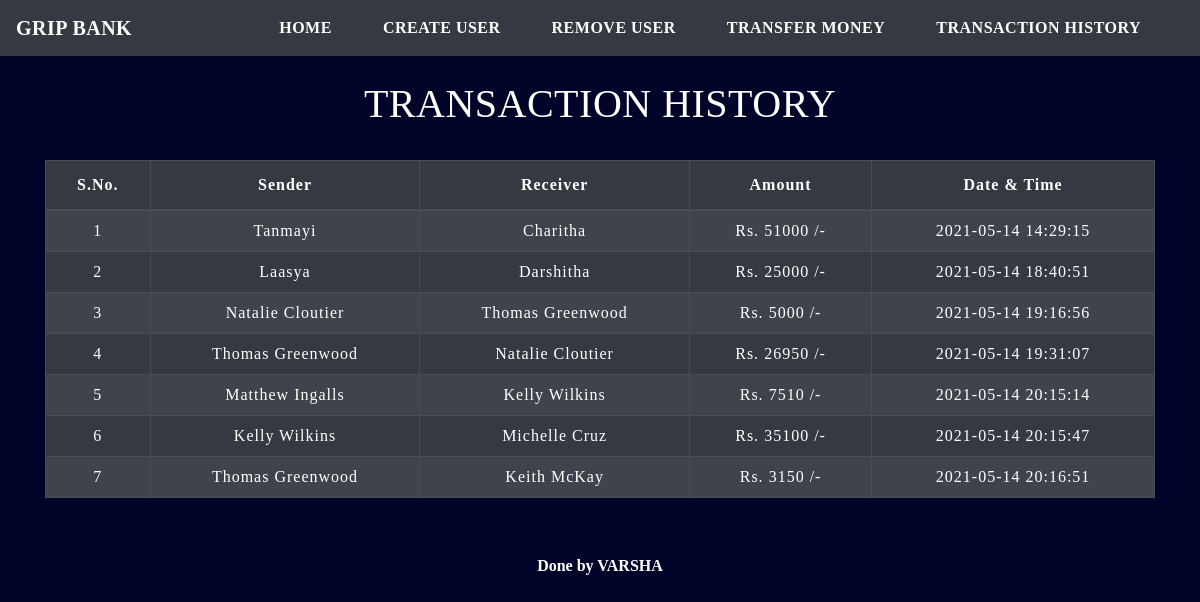
The page /transactionhistory.php on the database its author committed.
### tables this page shows
CREATE TABLE `transaction` (
  `sno` int(3) NOT NULL,
  `sender` text NOT NULL,
  `receiver` text NOT NULL,
  `balance` int(8) NOT NULL,
  `datetime` datetime NOT NULL DEFAULT CURRENT_TIMESTAMP
);

### transactionhistory.php (the view, shortened to what this page needs)
<!DOCTYPE html>
<html lang="en">
<head>
    <link rel="stylesheet" href="https://stackpath.bootstrapcdn.com/bootstrap/4.5.2/css/bootstrap.min.css">
    <link rel="stylesheet" type="text/css" href="css/table.css">
    <link rel="stylesheet" type="text/css" href="css/navbar.css">
</head>
<body style="background-color : #000428">
<?php
  include 'navbar.php';
?>
	<div class="container">
        <h2 class="text-center pt-4" style="color :#fff;font-family: 'Playfair Display', serif;">TRANSACTION HISTORY</h2>
       <br>
       <div class="table-responsive-sm">
    <table class="table table-hover table-striped table-condensed table-dark table-bordered">
        <thead style="color : white;font-family: 'Playfair Display', serif;">
            <tr>
                <th class="text-center">S.No.</th>
                <th class="text-center">Sender</th>
                <th class="text-center">Receiver</th>
                <th class="text-center">Amount</th>
                <th class="text-center">Date & Time</th>
            </tr>
        </thead>
        <tbody>
        <?php
            include 'config.php';
            $sql ="SELECT * FROM transaction";
            $query =mysqli_query($conn, $sql);
            while($rows = mysqli_fetch_assoc($query))
            {
        ?>
            <tr style="color : white;font-family: 'Playfair Display', serif;">
            <td class="py-2"><?php echo $rows['sno']; ?></td>
            <td class="py-2"><?php echo $rows['sender']; ?></td>
            <td class="py-2"><?php echo $rows['receiver']; ?></td>
            <td class="py-2">Rs. <?php echo $rows['balance']; ?> /-</td>
            <td class="py-2"><?php echo $rows['datetime']; ?> </td>
        <?php
            }
        ?>
        </tbody>
    </table>
    </div>
</div>
<footer class="text-center mt-5 py-2">
<label style="color : #fff;font-family: 'Playfair Display', serif;"> <p><b>Done by VARSHA</b></p></label>
</footer>
</body>
</html>

### navbar.php (shortened to what this page needs)
<nav class="navbar navbar-expand-md navbar-dark bg-dark">
      <a class="navbar-brand" href="index.php" style="color : #fff;font-family: 'Playfair Display', serif;"> <b>GRIP BANK</b></a>
      <div class="collapse navbar-collapse" id="collapsibleNavbar">
            <ul class="navbar-nav ml-auto">
              <li class="nav-item">
                <a class="nav-link" href="index.php" style="color : #fff;font-family: 'Playfair Display', serif;"><b>HOME</b></a>
              </li>
              <li class="nav-item">
                <a class="nav-link" href="createuser.php" style="color :#fff;font-family: 'Playfair Display', serif;"><b>CREATE USER</b></a>
              </li>
              <li class="nav-item">
                <a class="nav-link" href="removeuser.php" style="color :#fff;font-family: 'Playfair Display', serif;"><b>REMOVE USER</b></a>
              </li>
              <li class="nav-item">
                <a class="nav-link" href="transfermoney.php" style="color : #fff;font-family: 'Playfair Display', serif;"><b>TRANSFER MONEY</b></a>
              </li>
              <li class="nav-item">
                <a class="nav-link" href="transactionhistory.php" style="color :#fff;font-family: 'Playfair Display', serif;"><b>TRANSACTION HISTORY</b></a>
              </li>
          </div>
       </nav>

### table.css (style rules this page uses)
* { padding: 0; margin: 0; box-sizing: border-box; font-family: 'Playfair Display', serif; }
h2 { font-size: 40px; }
table { letter-spacing: 1px; }
td { text-align: center; }

### navbar.css (style rules this page uses)
.nav-link { margin-right: 35px; color:goldenrod; letter-spacing: 0.5px; transition: 0.5s; font-family: 'Playfair Display', serif; }
.navbar-brand { color: goldenrod; letter-spacing: 0.5px; }
h2 { color: goldenrod; letter-spacing: 0.5px; font-family: 'Playfair Display', serif; }

### rows shown on the page
transaction: sno "1", sender "Tanmayi", receiver "Charitha", balance "51000", datetime "2021-05-14 14:29:15"
transaction: sno "2", sender "Laasya", receiver "Darshitha", balance "25000", datetime "2021-05-14 18:40:51"
transaction: sno "3", sender "Natalie Cloutier", receiver "Thomas Greenwood", balance "5000", datetime "2021-05-14 19:16:56"
transaction: sno "4", sender "Thomas Greenwood", receiver "Natalie Cloutier", balance "26950", datetime "2021-05-14 19:31:07"
transaction: sno "5", sender "Matthew Ingalls", receiver "Kelly Wilkins", balance "7510", datetime "2021-05-14 20:15:14"
transaction: sno "6", sender "Kelly Wilkins", receiver "Michelle Cruz", balance "35100", datetime "2021-05-14 20:15:47"
transaction: sno "7", sender "Thomas Greenwood", receiver "Keith McKay", balance "3150", datetime "2021-05-14 20:16:51"
